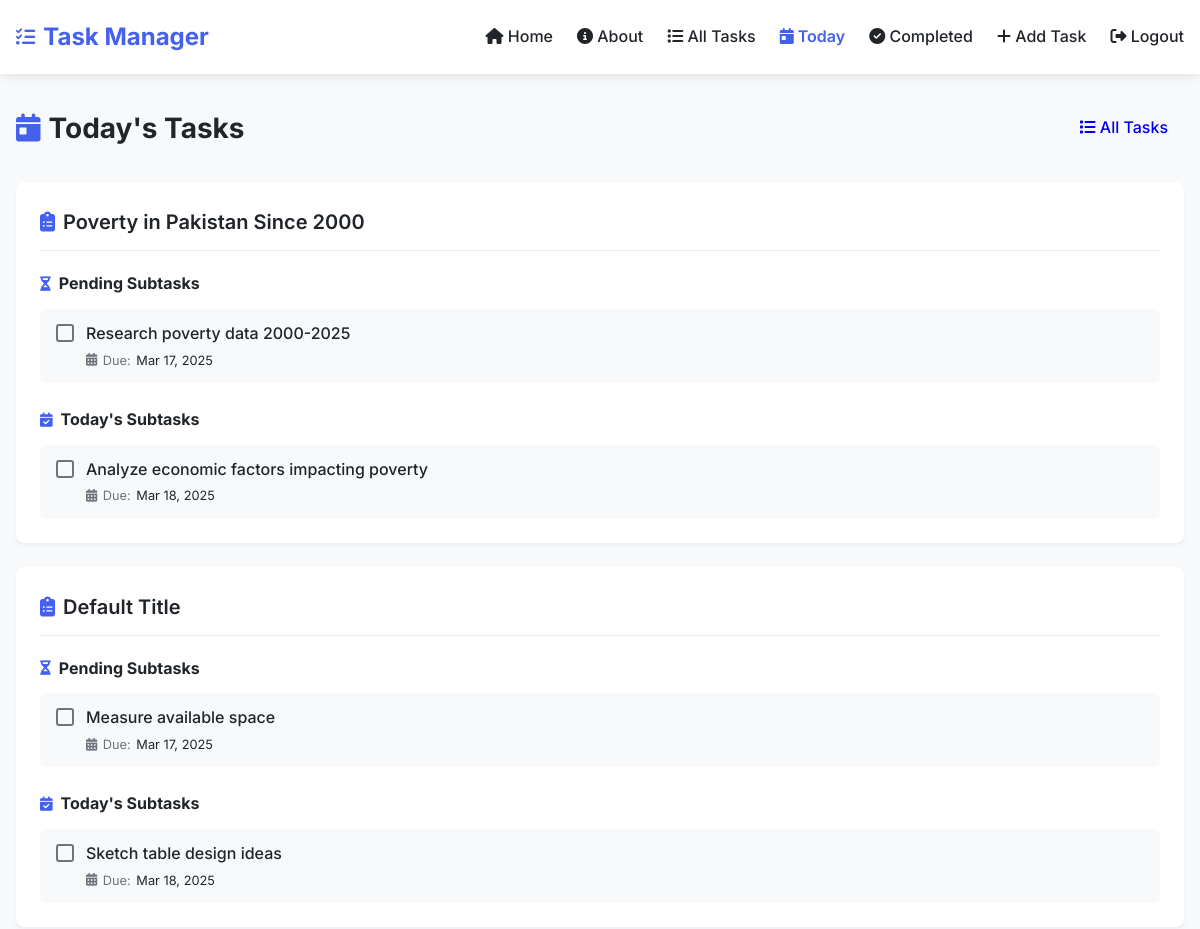
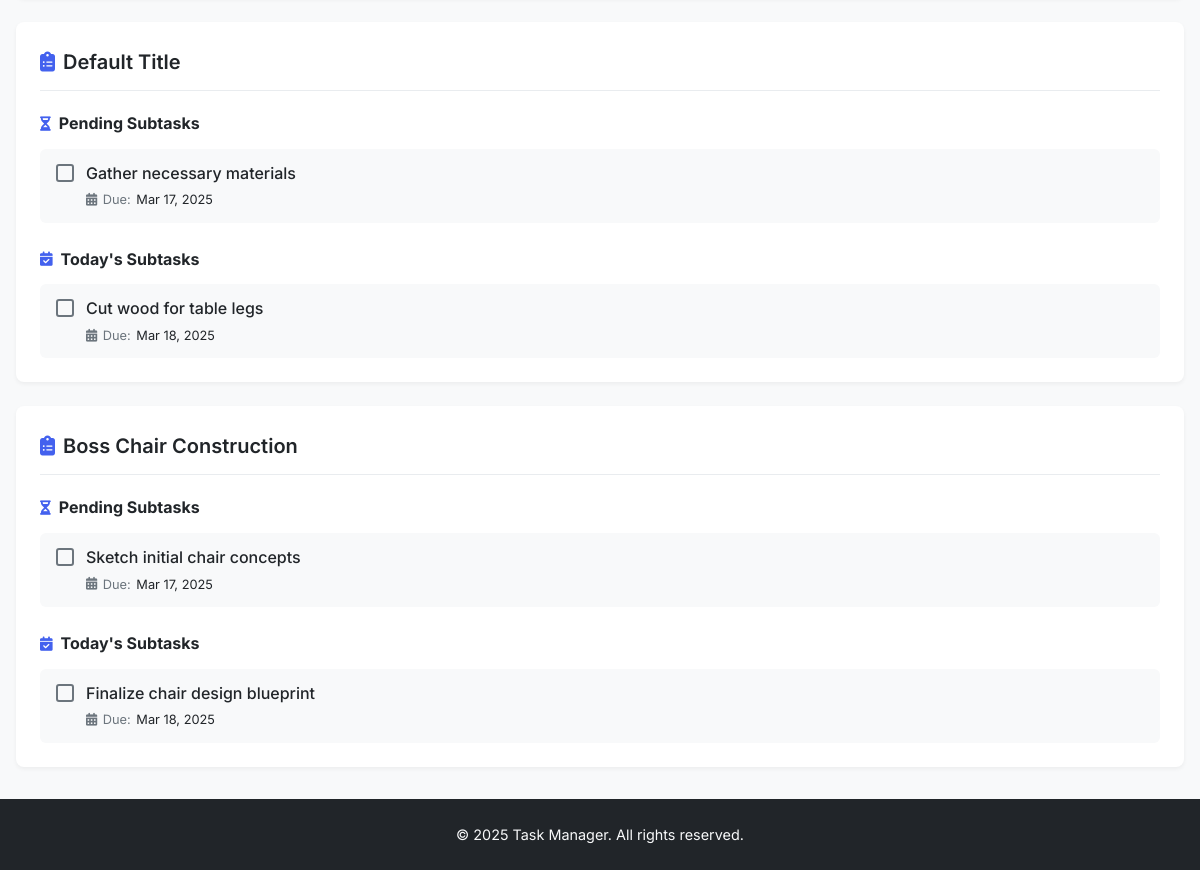
Before: /today_tasks/ (signed in) with the older database file (2 pictures, top to bottom).
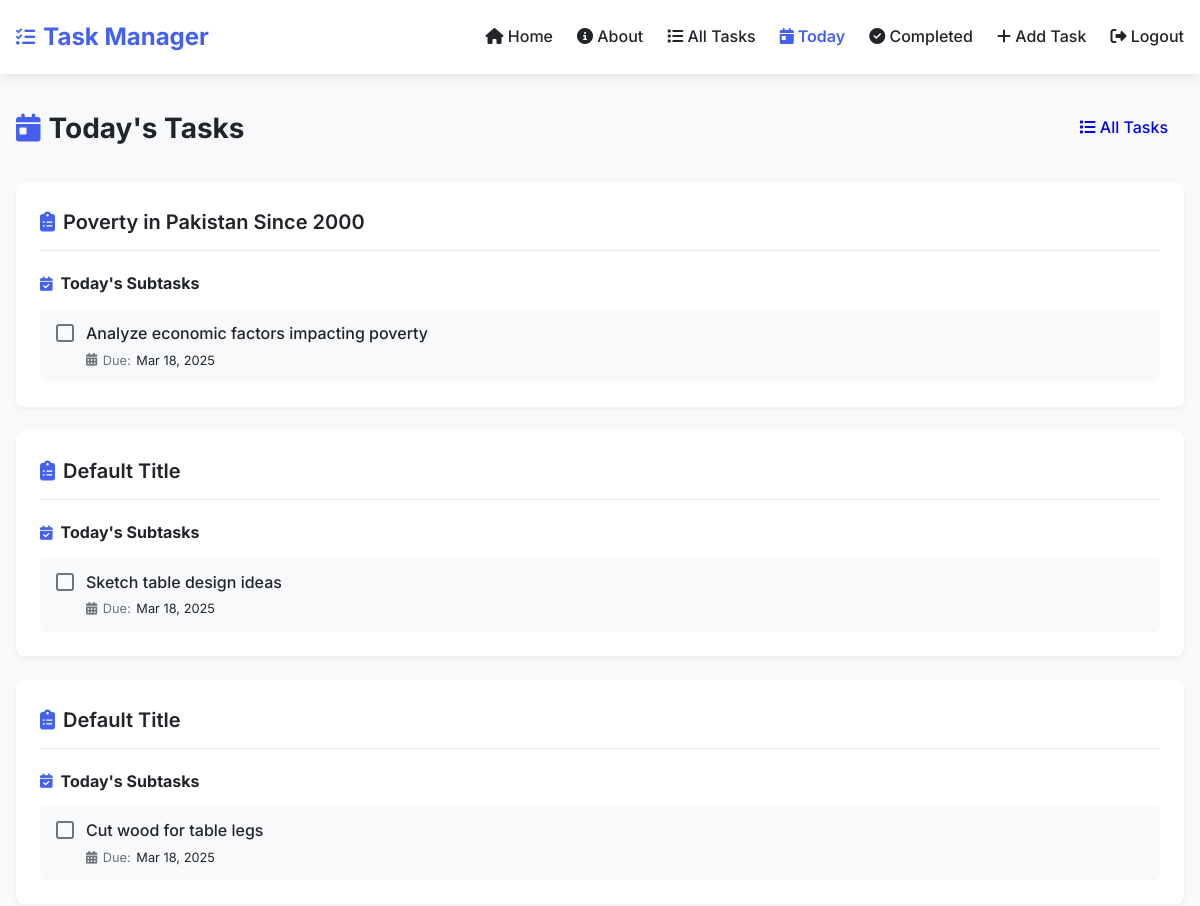
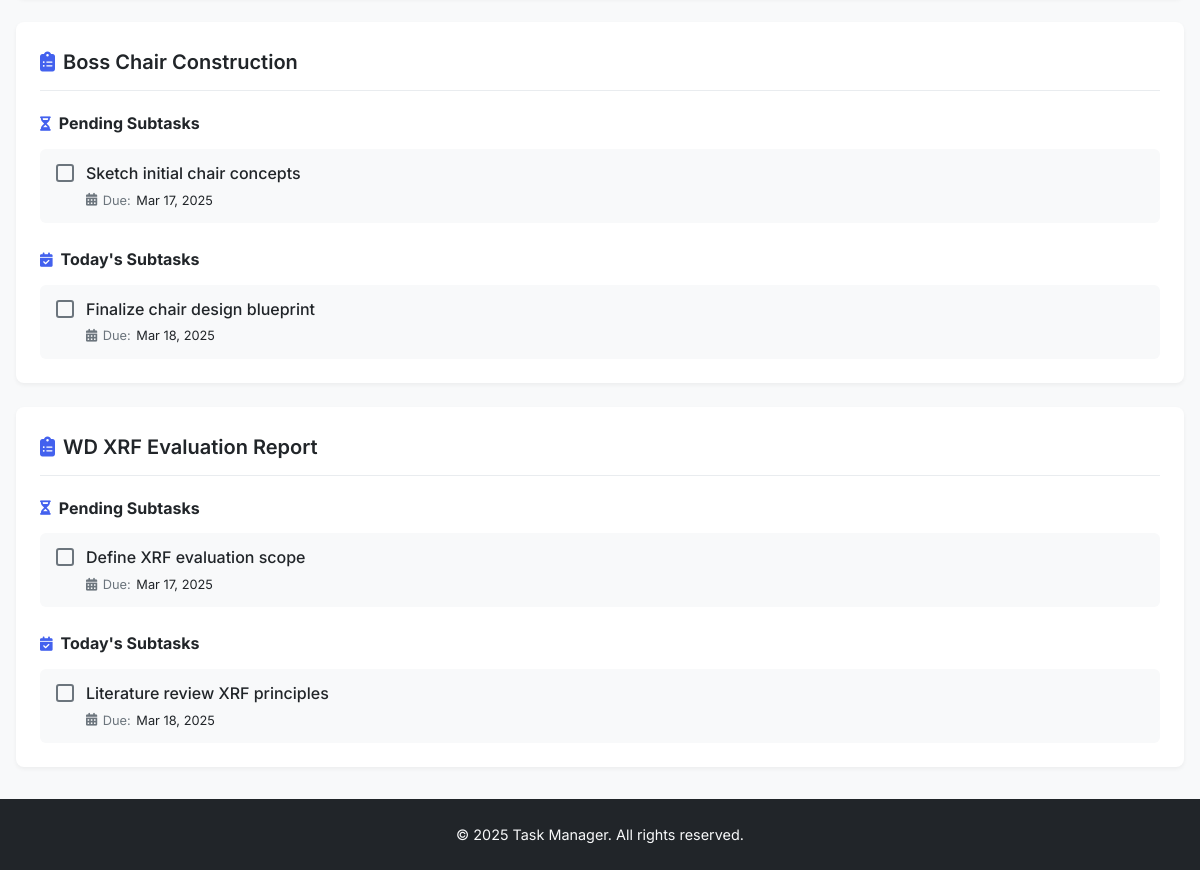
After: the same page with the newer database file (2 pictures, top to bottom).
### task_manager/models.py (models this page shows, shortened)
class Task(models.Model):
    description = models.TextField()
    title = models.CharField(max_length=200, blank=True, null=True)  # Add title field
    start_date = models.DateField()
    due_date = models.DateField()
    priority = models.CharField(max_length=10, choices=[
        ('High', 'High'),
        ('Medium', 'Medium'),
        ('Low', 'Low'),
    ])
    completed = models.BooleanField(default=False)

class Subtask(models.Model):
    task = models.ForeignKey(Task, on_delete=models.CASCADE)
    description = models.TextField()
    due_date = models.DateField()
    completed = models.BooleanField(default=False)

### task_manager/views.py (the view)
# urls.py: path("today_tasks/", views.today_tasks, name="today_tasks"),
@login_required
def today_tasks(request):
    today = date.today()
    tasks = Task.objects.all()
    today_tasks_list = []
    for task in tasks:
        subtasks = Subtask.objects.filter(task=task, due_date=today, completed=False)
        yesterday = today - timedelta(days=1)
        pending_subtasks = Subtask.objects.filter(task=task, due_date__lte=yesterday, completed=False)
        if subtasks.exists() or pending_subtasks.exists():
            today_tasks_list.append({'task': task, 'subtasks': subtasks, 'pending_subtasks': pending_subtasks})
    return render(request, 'today_tasks.html', {'today_tasks': today_tasks_list})

### task_manager/templates/today_tasks.html (shortened to what this page needs)
{% extends 'base.html' %}
{% block content %}
<div class="page-header">
    <div class="page-header-content">
        <h2 class="page-title">
            <i class="fas fa-calendar-day"></i> Today's Tasks
        </h2>
        <div class="page-actions">
            <a href="{% url 'all_tasks' %}" class="btn btn-secondary">
                <i class="fas fa-list"></i> All Tasks
            </a>
        </div>
    </div>
</div>
{% if today_tasks %}
    <div class="today-tasks-list">
        {% for item in today_tasks %}
            <div class="task-card">
                <div class="task-header">
                    <h3 class="task-title">
                        <i class="fas fa-clipboard-list"></i> {{ item.task.title }}
                    </h3>
                </div>
                {% if item.pending_subtasks %}
                    <div class="subtasks-section">
                        <h4 class="subtasks-heading">
                            <i class="fas fa-hourglass-half"></i> Pending Subtasks
                        </h4>
                        <ul class="subtasks">
                            {% for subtask in item.pending_subtasks %}
                                <li class="subtask-item">
                                    <form method="post" action="{% url 'complete_subtask' subtask.id %}" class="subtask-form">
                                        <div class="subtask-checkbox">
                                            <label class="checkbox-label" for="pending-subtask-{{ subtask.id }}"></label>
                                        </div>
                                        <div class="subtask-content">
                                            <label for="pending-subtask-{{ subtask.id }}" class="subtask-description">
                                                {{ subtask.description }}
                                            </label>
                                            <span class="subtask-meta">
                                                <i class="fas fa-calendar-alt"></i> Due:
                                                <span class="subtask-date">{{ subtask.due_date|date:"M d, Y" }}</span>
                                            </span>
                                        </div>
                                    </form>
                                </li>
                            {% endfor %}
                        </ul>
                    </div>
                {% endif %}
                <div class="subtasks-section">
                    <h4 class="subtasks-heading">
                        <i class="fas fa-calendar-check"></i> Today's Subtasks
                    </h4>
                    <ul class="subtasks">
                        {% for subtask in item.subtasks %}
                            <li class="subtask-item {% if subtask.completed %}completed{% endif %}">
                                <form method="post" action="{% url 'complete_subtask' subtask.id %}" class="subtask-form">
                                    <div class="subtask-checkbox">
                                        <label class="checkbox-label" for="subtask-{{ subtask.id }}"></label>
                                    </div>
                                    <div class="subtask-content">
                                        <label for="subtask-{{ subtask.id }}" class="subtask-description">
                                            {{ subtask.description }}
                                        </label>
                                        <span class="subtask-meta">
                                            <i class="fas fa-calendar-alt"></i> Due:
                                            <span class="subtask-date">{{ subtask.due_date|date:"M d, Y" }}</span>
                                        </span>
                                    </div>
                                </form>
                            </li>
                        {% endfor %}
                    </ul>
                </div>
            </div>
        {% endfor %}
    </div>
{% endif %}
{% endblock %}

### task_manager/templates/base.html (shortened to what this page needs)
<!DOCTYPE html>
<html lang="en">
<head>
    <link rel="stylesheet" href="https://cdnjs.cloudflare.com/ajax/libs/font-awesome/6.3.0/css/all.min.css">
</head>
<body>
    <header class="header">
        <div class="container header-content">
            <a href="{% url 'home' %}" class="logo">
                <i class="fas fa-tasks"></i>
                <span>Task Manager</span>
            </a>
            <nav class="main-nav">
                <a href="{% url 'home' %}" class="nav-link">
                    <i class="fas fa-home"></i> Home
                </a>
                <a href="{% url 'about' %}" class="nav-link">
                    <i class="fas fa-info-circle"></i> About
                </a>
                {% if user.is_authenticated %}
                <a href="{% url 'all_tasks' %}" class="nav-link">
                    <i class="fas fa-list"></i> All Tasks
                </a>
                <a href="{% url 'today_tasks' %}" class="nav-link">
                    <i class="fas fa-calendar-day"></i> Today
                </a>
                <a href="{% url 'completed_tasks' %}" class="nav-link">
                    <i class="fas fa-check-circle"></i> Completed
                </a>
                <a href="{% url 'add_task' %}" class="nav-link">
                    <i class="fas fa-plus"></i> Add Task
                </a>
                <a href="{% url 'account_logout' %}?next=/" class="nav-link" onclick="event.preventDefault(); document.getElementById('logout-form').submit();">
                    <i class="fas fa-sign-out-alt"></i> Logout
                </a>
                {% else %}
                <a href="{% url 'login' %}" class="nav-link">
                    <i class="fas fa-sign-in-alt"></i> Sign In/Sign Up
                </a>
                {% endif %}
            </nav>
        </div>
    </header>
    <main class="main-content">
        <div class="container">
            {% block content %}{% endblock %}
        </div>
    </main>
    <footer class="footer">
        <div class="container">
            <p>&copy; {% now "Y" %} Task Manager. All rights reserved.</p>
        </div>
    </footer>
</body>
</html>

### task_manager/templates/base.html (style rules this page uses)
:root { --primary: #4361ee; --primary-light: #4895ef; --success: #4CAF50; --success-light: #a7e9af; --danger: #ef476f; --warning: #ffd166; --dark: #212529; --gray: #6c757d; --light: #f8f9fa; --white: #ffffff; }
* { margin: 0; padding: 0; box-sizing: border-box; }
body { font-family: 'Inter', sans-serif; line-height: 1.6; color: var(--dark); background-color: var(--light); padding: 0; margin: 0; }
.container { width: 100%; max-width: 1200px; margin: 0 auto; padding: 0 1rem; }
.header { background-color: var(--white); box-shadow: 0 2px 10px rgba(0, 0, 0, 0.1); padding: 1rem 0; position: sticky; top: 0; z-index: 100; }
.header-content { display: flex; justify-content: space-between; align-items: center; }
.logo { font-size: 1.5rem; font-weight: 700; color: var(--primary); text-decoration: none; display: flex; align-items: center; gap: 0.5rem; }
.logo i { font-size: 1.2rem; }
.main-nav { display: flex; gap: 1.5rem; }
.nav-link { color: var(--dark); text-decoration: none; font-weight: 500; padding: 0.5rem 0; position: relative; transition: color 0.3s; }
.nav-link::after { content: ''; position: absolute; bottom: 0; left: 0; width: 0; height: 2px; background-color: var(--primary); transition: width 0.3s; }
.main-content { padding: 2rem 0; min-height: calc(100vh - 160px); }
.footer { background-color: var(--dark); color: var(--light); padding: 1.5rem 0; text-align: center; font-size: 0.9rem; }
.btn { display: inline-block; padding: 0.5rem 1rem; border-radius: 4px; font-weight: 500; text-decoration: none; cursor: pointer; transition: all 0.3s; border: none; }
.task-header { display: flex; justify-content: space-between; align-items: center; margin-bottom: 0.5rem; }
.task-title { font-weight: 600; font-size: 1.1rem; }

### task_manager/templates/today_tasks.html (style rules this page uses)
.page-header { margin-bottom: 2rem; }
.page-header-content { display: flex; justify-content: space-between; align-items: center; }
.page-title { font-size: 1.75rem; margin: 0; color: var(--dark); display: flex; align-items: center; gap: 0.5rem; }
.page-title i { color: var(--primary); }
.today-tasks-list { display: flex; flex-direction: column; gap: 1.5rem; }
.task-card { background-color: var(--white); border-radius: 8px; padding: 1.5rem; box-shadow: 0 2px 4px rgba(0, 0, 0, 0.05); }
.task-header { margin-bottom: 1.25rem; padding-bottom: 0.75rem; border-bottom: 1px solid #e9ecef; }
.task-title { font-size: 1.25rem; margin: 0; font-weight: 600; display: flex; align-items: center; gap: 0.5rem; }
.task-title i { color: var(--primary); }
.subtasks-section { margin-bottom: 1.5rem; }
.subtasks-section:last-child { margin-bottom: 0; }
.subtasks-heading { font-size: 1rem; margin: 0 0 0.75rem 0; color: var(--dark); display: flex; align-items: center; gap: 0.5rem; }
.subtasks-heading i { color: var(--primary); font-size: 0.9rem; }
.subtasks { list-style: none; margin: 0; padding: 0; display: flex; flex-direction: column; gap: 0.75rem; }
.subtask-item { background-color: #f8f9fa; padding: 0.75rem 1rem; border-radius: 6px; transition: all 0.2s ease; }
.subtask-form { display: flex; align-items: flex-start; gap: 0.75rem; }
.subtask-checkbox { position: relative; margin-top: 3px; }
.checkbox-label { display: inline-block; width: 18px; height: 18px; border: 2px solid var(--gray); border-radius: 3px; position: relative; cursor: pointer; transition: all 0.2s ease; }
.subtask-content { flex: 1; }
.subtask-description { display: block; font-weight: 500; margin-bottom: 0.25rem; cursor: pointer; }
.subtask-meta { display: flex; align-items: center; gap: 0.35rem; color: var(--gray); font-size: 0.8rem; }
.subtask-date { color: var(--dark); }

Changed rows visible on the page:
changed Task "Poverty in Pakistan Since 2000": loses Subtask (description "Research poverty data 2000-2025", due_date "Mar 17, 2025"); no longer shows "Pending Subtasks"
changed Task (number 2 of 5 on the later page): loses Subtask (description "Measure available space", due_date "Mar 17, 2025"); no longer shows "Pending Subtasks"
changed Task (number 3 of 5 on the later page): loses Subtask (description "Gather necessary materials", due_date "Mar 17, 2025"); no longer shows "Pending Subtasks"
added Task: task "WD XRF Evaluation Report"
added Subtask: description "Define XRF evaluation scope", due_date "Mar 17, 2025", shown under "WD XRF Evaluation Report"
added Subtask: description "Literature review XRF principles", due_date "Mar 18, 2025", shown under "WD XRF Evaluation Report"
